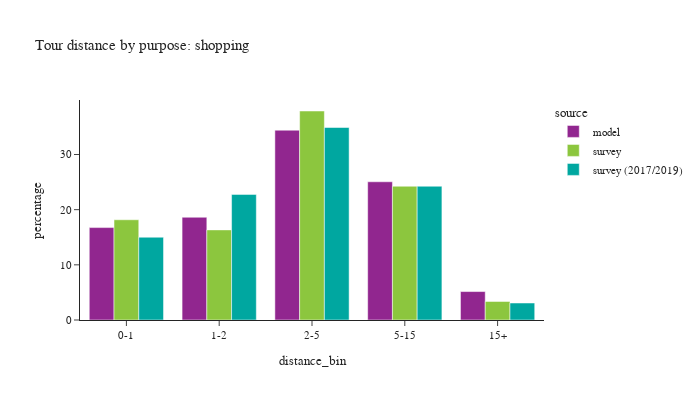

Notebook cell for this chart:
### Code cell
plot_bins(tour, tour['pdpurp'] == 5, 'shopping')

### Figure 1 — Plotly figure (JSON) as saved in the notebook; plotly's stock layout.template omitted (floating-point values rounded to 4 significant figures)
{"data": [{"alignmentgroup": "True", "customdata": [[116719], [129772], [239744], [174572], [35931]], "hovertemplate": "source=model<br>distance_bin=%{x}<br>percentage=%{y}<br>sample count=%{customdata[0]}<extra></extra>", "legendgroup": "model", "marker": {"color": "#91268F", "pattern": {"shape": ""}}, "name": "model", "offsetgroup": "model", "orientation": "v", "showlegend": true, "textposition": "auto", "type": "bar", "x": ["0-1", "1-2", "2-5", "5-15", "15+"], "xaxis": "x", "y": [16.75, 18.63, 34.41, 25.06, 5.157], "yaxis": "y"}, {"alignmentgroup": "True", "customdata": [[434], [247], [404], [273], [45]], "hovertemplate": "source=survey<br>distance_bin=%{x}<br>percentage=%{y}<br>sample count=%{customdata[0]}<extra></extra>", "legendgroup": "survey", "marker": {"color": "#8CC63E", "pattern": {"shape": ""}}, "name": "survey", "offsetgroup": "survey", "orientation": "v", "showlegend": true, "textposition": "auto", "type": "bar", "x": ["0-1", "1-2", "2-5", "5-15", "15+"], "xaxis": "x", "y": [18.17, 16.34, 37.89, 24.25, 3.358], "yaxis": "y"}, {"alignmentgroup": "True", "customdata": [[983], [554], [619], [380], [58]], "hovertemplate": "source=survey (2017/2019)<br>distance_bin=%{x}<br>percentage=%{y}<br>sample count=%{customdata[0]}<extra></extra>", "legendgroup": "survey (2017/2019)", "marker": {"color": "#00A7A0", "pattern": {"shape": ""}}, "name": "survey (2017/2019)", "offsetgroup": "survey (2017/2019)", "orientation": "v", "showlegend": true, "textposition": "auto", "type": "bar", "x": ["0-1", "1-2", "2-5", "5-15", "15+"], "xaxis": "x", "y": [15.01, 22.77, 34.89, 24.25, 3.08], "yaxis": "y"}], "layout": {"barmode": "group", "font": {"size": 11}, "height": 400, "legend": {"title": {"text": "source"}, "tracegroupgap": 0}, "title": {"text": "Tour distance by purpose: shopping"}, "width": 700, "xaxis": {"anchor": "y", "domain": [0.0, 1.0], "title": {"text": "distance_bin"}}, "yaxis": {"anchor": "x", "domain": [0.0, 1.0], "title": {"text": "percentage"}}}}
